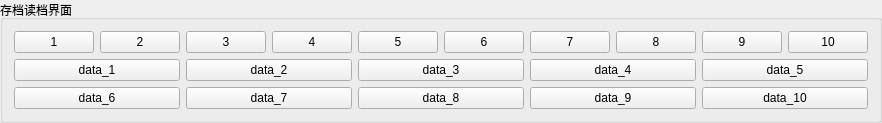
        <widget class="QGroupBox" name="groupBox_6">
         <property name="title">
          <string>存档读档界面</string>
         </property>
         <layout class="QVBoxLayout" name="verticalLayout_4">
          <item>
           <layout class="QHBoxLayout" name="horizontalLayout_5">
            <item>
             <widget class="QPushButton" name="SLBtnIn1">
              <property name="text">
               <string>1</string>
              </property>
             </widget>
            </item>
            <item>
             <widget class="QPushButton" name="SLBtnIn2">
              <property name="text">
               <string>2</string>
              </property>
             </widget>
            </item>
            <item>
             <widget class="QPushButton" name="SLBtnIn3">
              <property name="text">
               <string>3</string>
              </property>
             </widget>
            </item>
            <item>
             <widget class="QPushButton" name="SLBtnIn4">
              <property name="text">
               <string>4</string>
              </property>
             </widget>
            </item>
            <item>
             <widget class="QPushButton" name="SLBtnIn5">
              <property name="text">
               <string>5</string>
              </property>
             </widget>
            </item>
            <item>
             <widget class="QPushButton" name="SLBtnIn6">
              <property name="text">
               <string>6</string>
              </property>
             </widget>
            </item>
            <item>
             <widget class="QPushButton" name="SLBtnIn7">
              <property name="text">
               <string>7</string>
              </property>
             </widget>
            </item>
            <item>
             <widget class="QPushButton" name="SLBtnIn8">
              <property name="text">
               <string>8</string>
              </property>
             </widget>
            </item>
            <item>
             <widget class="QPushButton" name="SLBtnIn9">
              <property name="text">
               <string>9</string>
              </property>
             </widget>
            </item>
            <item>
             <widget class="QPushButton" name="SLBtnIn10">
              <property name="text">
               <string>10</string>
              </property>
             </widget>
            </item>
           </layout>
          </item>
          <item>
           <layout class="QGridLayout" name="gridLayout_12">
            <item row="0" column="4">
             <widget class="QPushButton" name="SLBtn5">
              <property name="text">
               <string>data_5</string>
              </property>
             </widget>
            </item>
            <item row="1" column="2">
             <widget class="QPushButton" name="SLBtn8">
              <property name="text">
               <string>data_8</string>
              </property>
             </widget>
            </item>
            <item row="0" column="2">
             <widget class="QPushButton" name="SLBtn3">
              <property name="text">
               <string>data_3</string>
              </property>
             </widget>
            </item>
            <item row="1" column="3">
             <widget class="QPushButton" name="SLBtn9">
              <property name="text">
               <string>data_9</string>
              </property>
             </widget>
            </item>
            <item row="0" column="0">
             <widget class="QPushButton" name="SLBtn1">
              <property name="text">
               <string>data_1</string>
              </property>
             </widget>
            </item>
            <item row="1" column="0">
             <widget class="QPushButton" name="SLBtn6">
              <property name="text">
               <string>data_6</string>
              </property>
             </widget>
            </item>
            <item row="0" column="3">
             <widget class="QPushButton" name="SLBtn4">
              <property name="text">
               <string>data_4</string>
              </property>
             </widget>
            </item>
            <item row="1" column="1">
             <widget class="QPushButton" name="SLBtn7">
              <property name="text">
               <string>data_7</string>
              </property>
             </widget>
            </item>
            <item row="1" column="4">
             <widget class="QPushButton" name="SLBtn10">
              <property name="text">
               <string>data_10</string>
              </property>
             </widget>
            </item>
            <item row="0" column="1">
             <widget class="QPushButton" name="SLBtn2">
              <property name="text">
               <string>data_2</string>
              </property>
             </widget>
            </item>
           </layout>
          </item>
         </layout>
        </widget>
